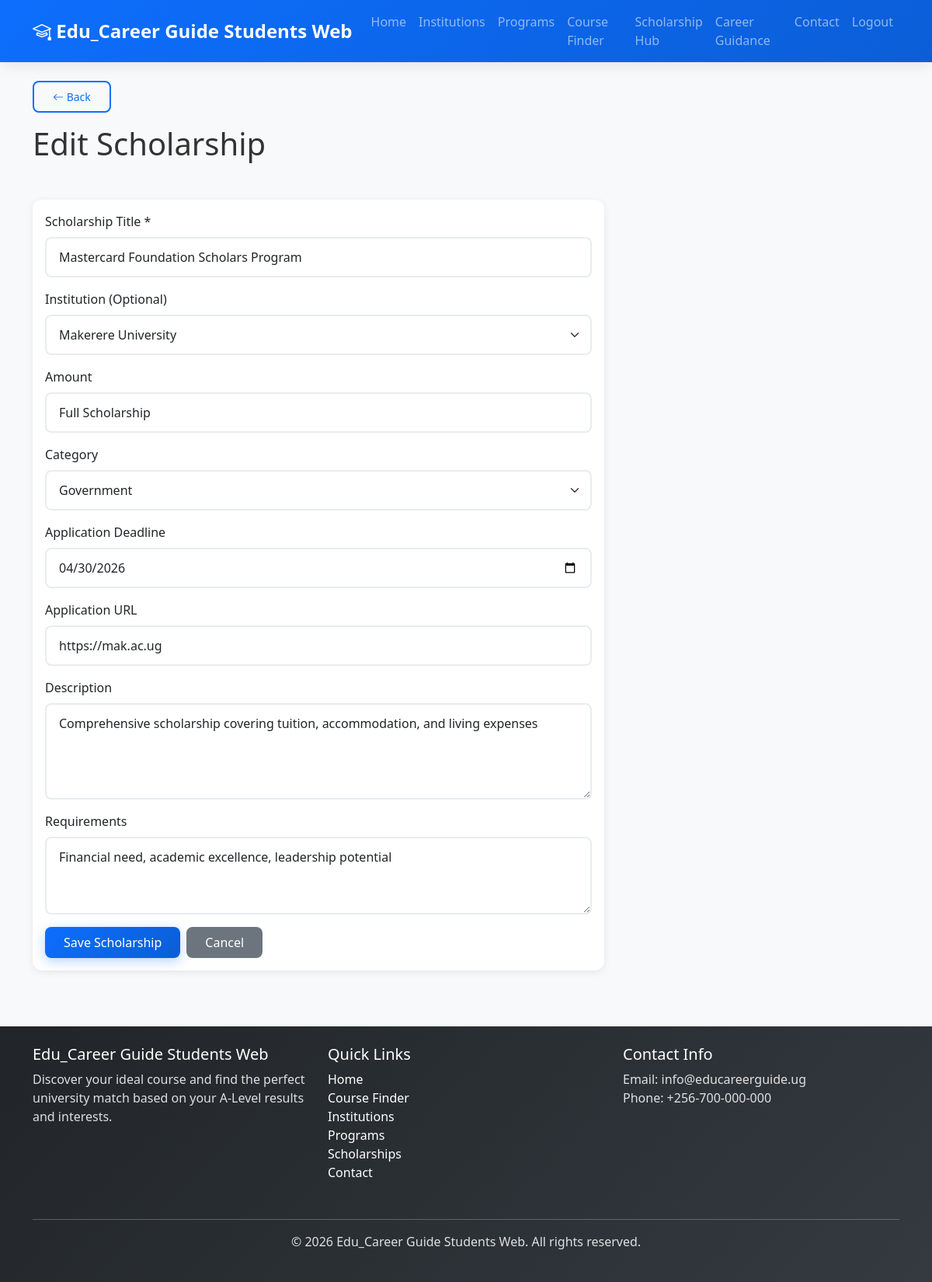
Page /admin/scholarship-form.php?id=2 (signed in) on the committed database.
### tables this page shows
CREATE TABLE IF NOT EXISTS `scholarships` (
  `id` INT AUTO_INCREMENT PRIMARY KEY,
  `title` VARCHAR(200) NOT NULL,
  `institution_id` INT NULL,
  `amount` VARCHAR(100),
  `deadline` DATE,
  `description` TEXT,
  `requirements` TEXT,
  `application_url` VARCHAR(255),
  `created_at` TIMESTAMP DEFAULT CURRENT_TIMESTAMP,
  FOREIGN KEY (`institution_id`) REFERENCES `institutions`(`id`) ON DELETE SET NULL,
  INDEX `idx_deadline` (`deadline`)
);

CREATE TABLE `institutions` (
  `id` INT AUTO_INCREMENT PRIMARY KEY,
  `name` VARCHAR(150) NOT NULL,
  `short_name` VARCHAR(20),
  `short_description` TEXT,
  `address` VARCHAR(255),
  `region` VARCHAR(100),
  `logo_path` VARCHAR(255),
  `contact_email` VARCHAR(100),
  `phone` VARCHAR(20),
  `website` VARCHAR(255),
  `university_type` ENUM('Public', 'Private') DEFAULT 'Public',
  `established_year` YEAR,
  `student_capacity` INT,
  `application_deadline` DATE,
  `created_at` TIMESTAMP DEFAULT CURRENT_TIMESTAMP,
  `updated_at` TIMESTAMP DEFAULT CURRENT_TIMESTAMP ON UPDATE CURRENT_TIMESTAMP,
  INDEX `idx_region` (`region`),
  INDEX `idx_name` (`name`),
  INDEX `idx_type` (`university_type`)
);

### includes/Database.php (called while the page is built, shortened)
<?php
class Database {
    private $pdo;
    private static $instance = null;
    private function __construct() {
        $port = defined('DB_PORT') ? DB_PORT : '3306';
        $dsn = sprintf(
            'mysql:host=%s;port=%s;dbname=%s;charset=utf8mb4',
            DB_HOST,
            $port,
            DB_NAME
        );
        $opts = [
            PDO::ATTR_ERRMODE => PDO::ERRMODE_EXCEPTION,
            PDO::ATTR_DEFAULT_FETCH_MODE => PDO::FETCH_ASSOC,
            PDO::ATTR_EMULATE_PREPARES => false,
        ];
        try {
            $this->pdo = new PDO($dsn, DB_USER, DB_PASS, $opts);
        } catch (PDOException $e) {
            error_log('Database connection failed: ' . $e->getMessage());
            if (class_exists('Config') && Config::isDevelopment()) {
                die('Database connection failed: ' . htmlspecialchars($e->getMessage()));
            }
            die('Database connection failed. Please try again later.');
        }
    }
    public static function getInstance() {
        if (self::$instance === null) {
            self::$instance = new self();
        }
        return self::$instance;
    }
    public function execute($query, $params = []) {
        try {
            $stmt = $this->pdo->prepare($query);
            $stmt->execute($params);
            return $stmt;
        } catch (PDOException $e) {
            error_log('Database Error: ' . $e->getMessage());
            $this->lastStatement = null;
            return false;
        }
    }
    public function fetchOne($query, $params = []) {
        $stmt = $this->execute($query, $params);
        $row = $stmt->fetch();
        return $row ?: null;
    }
    public function fetchAll($query, $params = []) {
        $stmt = $this->execute($query, $params);
        return $stmt->fetchAll();
    }
}

### includes/scholarship.php (called while the page is built, shortened)
<?php
class Scholarship {
    private $db;
    public function __construct() {
        $this->db = Database::getInstance();
    }
    public function getScholarshipById($id) {
        return $this->db->fetchOne(
            'SELECT s.*, i.name AS institution_name FROM scholarships s
             LEFT JOIN institutions i ON s.institution_id = i.id WHERE s.id = ?',
            [$id]
        );
    }
}

### includes/Sanitizer.php (called while the page is built, shortened)
<?php
class Sanitizer {
    public static function escape($output) {
        return htmlspecialchars($output, ENT_QUOTES, 'UTF-8');
    }
}
?>

### includes/Institution.php (called while the page is built, shortened)
<?php
class Institution {
    private $db;
    public function __construct() {
        $this->db = Database::getInstance();
    }
    public function getAll($limit = null, $offset = 0) {
        $query = 'SELECT * FROM institutions ORDER BY name ASC';
        return $this->db->fetchAll($query);
    }
}
?>

### admin/scholarship-form.php (the view, shortened to what this page needs)
<?php
require_once '../config.php';
require_once '../includes/Database.php';
require_once '../includes/Institution.php';
require_once '../includes/Sanitizer.php';
require_once '../includes/scholarship.php';
$scholarship_model = new Scholarship();
$institution_model = new Institution();
$scholarship = null;
$is_edit = false;
$id = isset($_GET['id']) ? (int)$_GET['id'] : 0;
if ($id) {
    $scholarship = $scholarship_model->getScholarshipById($id);
    $is_edit = true;
}
$institutions = $institution_model->getAll();
?>
<?php require_once '../includes/header.php'; ?>
<div class="container">
    <div class="row mb-4">
        <div class="col-12">
            <h1 class="mb-4"><?php echo $is_edit ? 'Edit Scholarship' : 'Add New Scholarship'; ?></h1>
        </div>
    </div>
    <div class="row">
        <div class="col-lg-8">
            <div class="card">
                <div class="card-body">
                    <form method="POST">
                        <div class="mb-3">
                            <label for="title" class="form-label">Scholarship Title *</label>
                            <input type="text" class="form-control" id="title" name="title" value="<?php echo $scholarship ? Sanitizer::escape($scholarship['title']) : ''; ?>" required>
                        </div>
                        <div class="mb-3">
                            <label for="institution_id" class="form-label">Institution (Optional)</label>
                            <select class="form-select" id="institution_id" name="institution_id">
                                <?php foreach ($institutions as $inst): ?>
                                <option value="<?php echo $inst['id']; ?>" <?php echo ($scholarship && $scholarship['institution_id'] == $inst['id']) ? 'selected' : ''; ?>>
                                    <?php echo Sanitizer::escape($inst['name']); ?>
                                </option>
                                <?php endforeach; ?>
                            </select>
                        </div>
                        <div class="mb-3">
                            <label for="amount" class="form-label">Amount</label>
                            <input type="text" class="form-control" id="amount" name="amount" value="<?php echo $scholarship ? Sanitizer::escape($scholarship['amount']) : ''; ?>" placeholder="e.g., Full Tuition, 50% Tuition, UGX 2,000,000">
                        </div>
                        <div class="mb-3">
                            <label for="category" class="form-label">Category</label>
                            <select class="form-select" id="category" name="category">
                                <option value="Government" <?php echo ($scholarship && $scholarship['category'] == 'Government') ? 'selected' : ''; ?>>Government</option>
                            </select>
                        </div>
                        <div class="mb-3">
                            <label for="deadline" class="form-label">Application Deadline</label>
                            <input type="date" class="form-control" id="deadline" name="deadline" value="<?php echo $scholarship ? $scholarship['deadline'] : ''; ?>">
                        </div>
                        <div class="mb-3">
                            <label for="application_url" class="form-label">Application URL</label>
                            <input type="url" class="form-control" id="application_url" name="application_url" value="<?php echo $scholarship ? Sanitizer::escape($scholarship['application_url']) : ''; ?>" placeholder="https://example.com/apply">
                        </div>
                        <div class="mb-3">
                            <label for="description" class="form-label">Description</label>
                            <textarea class="form-control" id="description" name="description" rows="4"><?php echo $scholarship ? Sanitizer::escape($scholarship['description']) : ''; ?></textarea>
                        </div>
                        <div class="mb-3">
                            <label for="requirements" class="form-label">Requirements</label>
                            <textarea class="form-control" id="requirements" name="requirements" rows="3"><?php echo $scholarship ? Sanitizer::escape($scholarship['requirements']) : ''; ?></textarea>
                        </div>
                        <div class="d-flex gap-2">
                            <button type="submit" class="btn btn-primary">Save Scholarship</button>
                            <a href="scholarships.php" class="btn btn-secondary">Cancel</a>
                        </div>
                    </form>
                </div>
            </div>
        </div>
    </div>
</div>
<?php require_once '../includes/footer.php'; ?>

### assets/css/style.css (style rules this page uses)
:root { --primary-color: #0d6efd; --secondary-color: #6c757d; --success-color: #198754; --danger-color: #dc3545; --warning-color: #ffc107; --info-color: #0dcaf0; }
* { margin: 0; padding: 0; box-sizing: border-box; }
body { font-family: "Segoe UI", Tahoma, Geneva, Verdana, sans-serif; background-color: #f8f9fa; color: #333; }
.card { border: none; border-radius: 8px; transition: transform 0.3s ease, box-shadow 0.3s ease; }
.btn { border-radius: 6px; font-weight: 500; transition: all 0.3s ease; }
.btn-primary { background-color: var(--primary-color); border-color: var(--primary-color); }
.form-control, .form-select { border-radius: 6px; border: 1px solid #dee2e6; transition: border-color 0.3s ease, box-shadow 0.3s ease; }
.card { border: none; border-radius: 12px; transition: all 0.3s ease; box-shadow: 0 2px 10px rgba(0, 0, 0, 0.08); }
.btn { border-radius: 8px; font-weight: 500; padding: 0.5rem 1.5rem; transition: all 0.3s ease; border: none; }
.btn-primary { background: linear-gradient(135deg, #0d6efd 0%, #0b5ed7 100%); box-shadow: 0 4px 15px rgba(13, 110, 253, 0.3); }
.form-control, .form-select { border-radius: 8px; border: 2px solid #e9ecef; padding: 0.75rem 1rem; transition: all 0.3s ease; }

### rows in the picture
scholarships: title "Mastercard Foundation Scholars Program", institution_id "Makerere University", amount "Full Scholarship", deadline "04/30/2026", application_url "https://mak.ac.ug", description "Comprehensive scholarship covering tuition, accommodation, and living expenses", requirements "Financial need, academic excellence, leadership potential"

### other values in the picture
APP_NAME "Edu_Career Guide Students Web"
